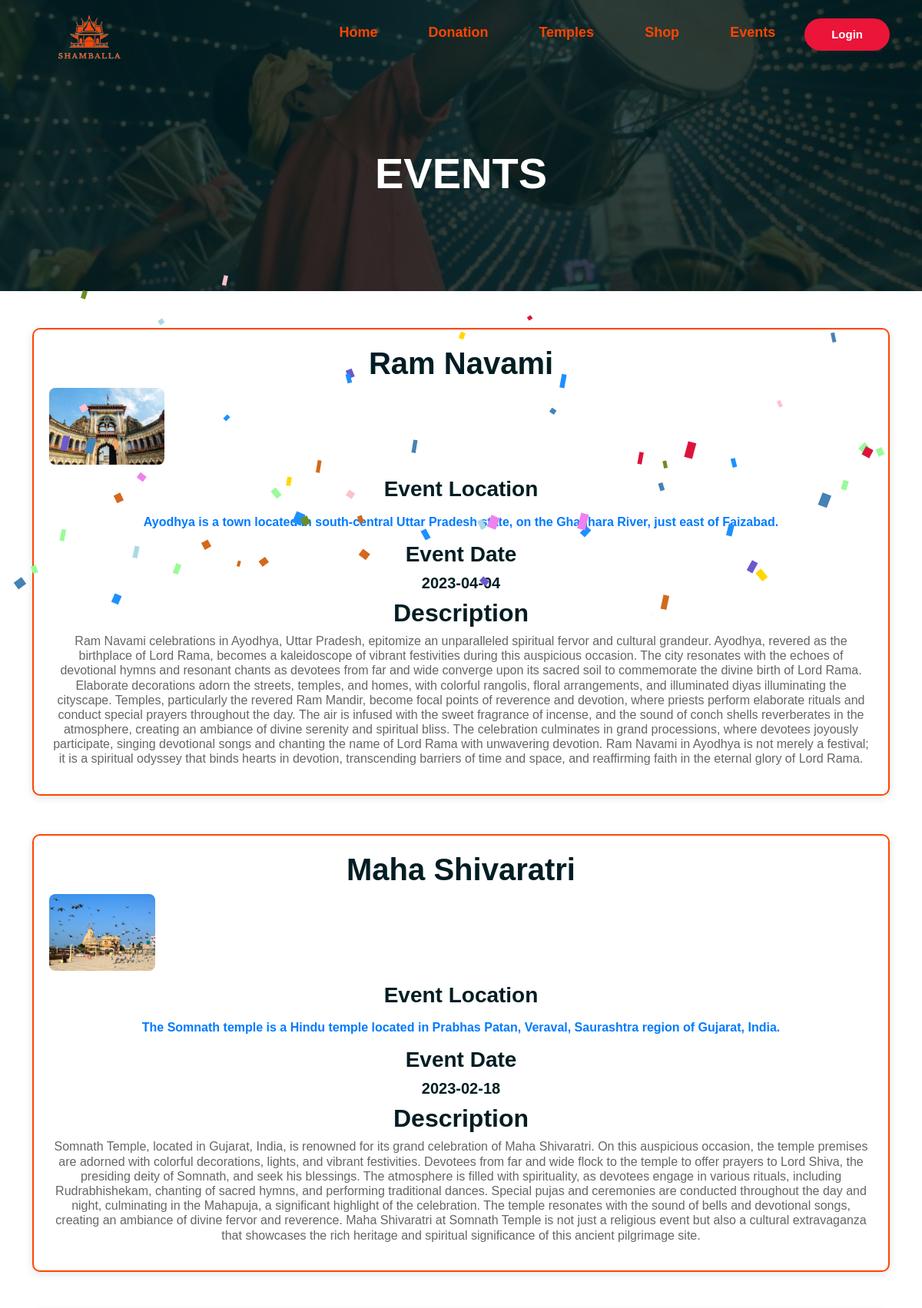
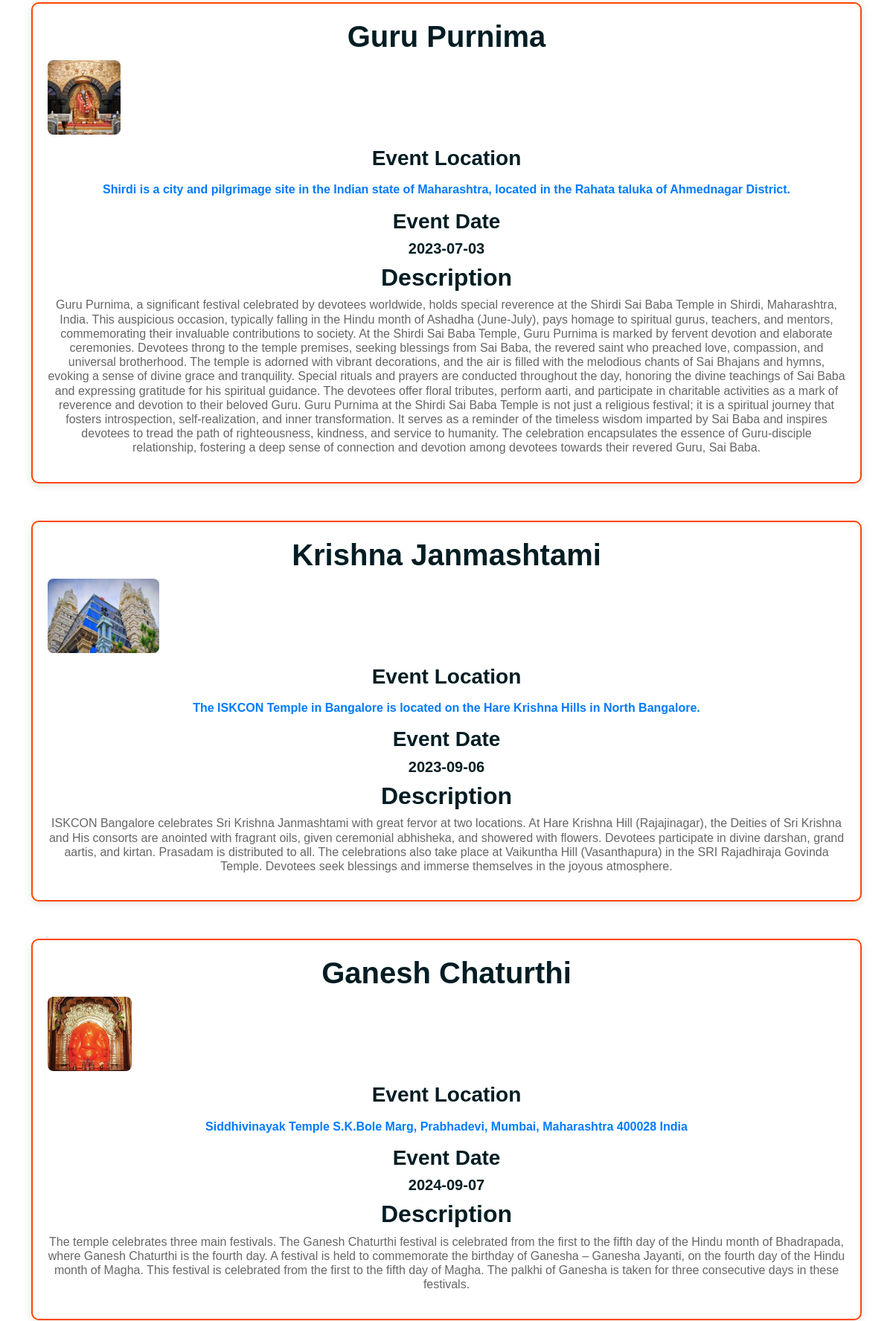
Screenshot of /events.php (upper part) with the database file from the repository (2 pictures, top to bottom).
### tables this page shows
CREATE TABLE `events` (
  `e_id` int(10) NOT NULL,
  `e_name` varchar(50) NOT NULL,
  `e_img` varchar(255) NOT NULL,
  `e_date` date NOT NULL,
  `e_location` text NOT NULL,
  `e_dec` text NOT NULL
);

### events.php (the view, shortened to what this page needs)
<?php
require_once("db.php");
?>
<!DOCTYPE html>
<html>
<head>
    <link rel="stylesheet" href="events.css">
</head>
<?php include("header.php"); ?>
<body id="evb">
<div class="container-fluid page-header mb-5 wow fadeIn" data-wow-delay="0.1s">
    <div class="container text-center">
        <h1 class="display-4 text-white animated slideInDown mb-4">EVENTS</h1>
    </div>
</div>
<div class="container">
<?php
$sql = "SELECT `e_id`, `e_name`, `e_img`, `e_date`, `e_location`, `e_dec` FROM `events` WHERE 1";
$all_product = $con->query($sql);
while($row = mysqli_fetch_assoc($all_product)){
    $images = explode(',', $row['e_img']);
?>
    <div class="event-details">
        <h1><?php echo htmlspecialchars($row["e_name"]); ?></h1>
        <div class="event-images">
            <?php foreach ($images as $img): ?>
                <img src="uploaded_img/<?php echo trim($img); ?>" alt="<?php echo htmlspecialchars($row["e_name"]); ?>">
            <?php endforeach; ?>
        </div>
        <h3>Event Location</h3>
        <p class="event-loc"><?php echo htmlspecialchars($row["e_location"]); ?></p>
        <h3>Event Date</h3>
        <h5><?php echo htmlspecialchars($row["e_date"]); ?></h5>
        <h2>Description</h2>
        <p><?php echo nl2br(htmlspecialchars($row["e_dec"])); ?></p>
    </div>
<?php } ?>
</div>
</body>
<?php include("footer.php"); ?>
</html>

### header.php (shortened to what this page needs)
<!DOCTYPE html>
<html lang="en">
<head>
    <link rel="stylesheet" href="css/bootstrap.min.css" />
</head>
<body>
<nav class="navbar fixed-top navbar-expand-lg navbar-dark p-md-3">
    <div class="container">
        <a href="Home.php" class="logo">
            <img src="1.png" id="lo1" height="90vh" alt="Logo">
        </a>
        <div class="collapse navbar-collapse" id="navbarNav">
            <ul class="navbar-nav">
                <li class="nav-item">
                    <a class="nav-link" id="ha1" href="Home.php">Home</a>
                </li>
                <li class="nav-item">
                    <a class="nav-link" id="ha1" href="Donation.php">Donation</a>
                </li>
                <li class="nav-item">
                    <a class="nav-link" id="ha1" href="temple.php">Temples</a>
                </li>
                <li class="nav-item">
                    <a class="nav-link" id="ha1" href="Shop.php">Shop</a>
                </li>
                <li class="nav-item">
                    <a class="nav-link" id="ha1" href="Events.php">Events</a>
                </li>
                <li class="nav-item">
                    <?php
                    if (isset($_SESSION['user_id'])) {
                        echo '<a href="logout.php" class="nav-link" id="login">Logout</a>';
                    } else {
                        echo '<a href="login.php" class="nav-link" id="login">Login</a>';
                    }
                    ?>
                </li>
            </ul>
        </div>
    </div>
</nav>
</body>
</html>

### footer.php (shortened to what this page needs)
<!DOCTYPE html>
<html lang="en">
<head>
    <link rel="stylesheet" href="footer.css">
    <link rel="stylesheet" type="text/css" href="https://cdnjs.cloudflare.com/ajax/libs/font-awesome/5.15.1/css/all.min.css">
</head>
<body>
</body>
</html>

### events.css (style rules this page uses)
body { font-family: Arial, sans-serif; background-color: #f9f9f9; text-align: center; }
h1 { color: #333; margin-top: 2rem; }
p { color: #666; margin-bottom: 2rem; }
.event-details { margin-top: 50%; background-color: #fff; padding: 2rem; border-radius: 20px; border: 2px solid orangered; box-shadow: 0 2px 6px rgba(0, 0, 0, 0.1); margin: 2rem auto; max-width: 1300px; }
.event-loc { font-weight: bold; margin-top: 1rem; }
.page-header { padding-top: 12rem; padding-bottom: 6rem; background: linear-gradient(rgba(0, 29, 35, .8), rgba(0, 29, 35, .8)), url(../old/ev.jpg) center center no-repeat; background-size: cover; }

### footer.css (style rules this page uses)
* { margin: 0; padding: 0; box-sizing: border-box; font-family: sans-serif; line-height: 1.2; }
ul { list-style: none; }
ul li:not(:last-child) { margin-bottom: 8px; }

### events.php (style rules this page uses)
.event-details { animation: fadeIn 1s ease-in-out; margin-bottom: 50px; padding: 20px; background: #fff; border-radius: 10px; box-shadow: 0px 3px 12px rgba(0,0,0,0.1); }
.event-images { display: flex; flex-wrap: wrap; gap: 10px; margin-bottom: 15px; }
.event-images img { max-width: 150px; height: 100px; object-fit: cover; border-radius: 8px; }
h1, h2, h3, h5, p { margin: 5px 0; }
.event-loc { color: #007bff; font-weight: 600; }

### header.php (style rules this page uses)
#ha1 { color: orangered; }

### rows the page displays
events: e_name "Ram Navami", e_img (picture), e_location "Ayodhya is a town located in south-central Uttar Pradesh state, on the Ghaghara River, just east of Faizabad.", e_date "2023-04-04", e_dec "Ram Navami celebrations in Ayodhya, Uttar Pradesh, epitomize an unparalleled spiritual fervor and cultural grandeur. Ayodhya, revered as the birthplace of Lord Rama, becomes a kaleidoscope of vibrant festivities during this auspicious occasion. The city resonates with the echoes of devotional hymns and resonant chants as devotees from far and wide converge upon its sacred soil to commemorate the divine birth of Lord Rama. Elaborate decorations adorn the streets, temples, and homes, with colorful rangolis, floral arrangements, and illuminated diyas illuminating the cityscape. Temples, particularly the revered Ram Mandir, become focal points of reverence and devotion, where priests perform…"
events: e_name "Maha Shivaratri", e_img (picture), e_location "The Somnath temple is a Hindu temple located in Prabhas Patan, Veraval, Saurashtra region of Gujarat, India.", e_date "2023-02-18", e_dec "Somnath Temple, located in Gujarat, India, is renowned for its grand celebration of Maha Shivaratri. On this auspicious occasion, the temple premises are adorned with colorful decorations, lights, and vibrant festivities. Devotees from far and wide flock to the temple to offer prayers to Lord Shiva, the presiding deity of Somnath, and seek his blessings. The atmosphere is filled with spirituality, as devotees engage in various rituals, including Rudrabhishekam, chanting of sacred hymns, and performing traditional dances. Special pujas and ceremonies are conducted throughout the day and night, culminating in the Mahapuja, a significant highlight of the celebration. The temple resonates with…"
events: e_name "Guru Purnima", e_img (picture), e_location "Shirdi is a city and pilgrimage site in the Indian state of Maharashtra, located in the Rahata taluka of Ahmednagar District.", e_date "2023-07-03", e_dec "Guru Purnima, a significant festival celebrated by devotees worldwide, holds special reverence at the Shirdi Sai Baba Temple in Shirdi, Maharashtra, India. This auspicious occasion, typically falling in the Hindu month of Ashadha (June-July), pays homage to spiritual gurus, teachers, and mentors, commemorating their invaluable contributions to society. At the Shirdi Sai Baba Temple, Guru Purnima is marked by fervent devotion and elaborate ceremonies. Devotees throng to the temple premises, seeking blessings from Sai Baba, the revered saint who preached love, compassion, and universal brotherhood. The temple is adorned with vibrant decorations, and the air is filled with the melodious chants…"
events: e_name "Krishna Janmashtami", e_img (picture), e_location "The ISKCON Temple in Bangalore is located on the Hare Krishna Hills in North Bangalore.", e_date "2023-09-06", e_dec "ISKCON Bangalore celebrates Sri Krishna Janmashtami with great fervor at two locations. At Hare Krishna Hill (Rajajinagar), the Deities of Sri Krishna and His consorts are anointed with fragrant oils, given ceremonial abhisheka, and showered with flowers. Devotees participate in divine darshan, grand aartis, and kirtan. Prasadam is distributed to all. The celebrations also take place at Vaikuntha Hill (Vasanthapura) in the SRI Rajadhiraja Govinda Temple. Devotees seek blessings and immerse themselves in the joyous atmosphere."
events: e_name "Ganesh Chaturthi", e_img (picture), e_location "Siddhivinayak Temple S.K.Bole Marg, Prabhadevi, Mumbai, Maharashtra 400028 India", e_date "2024-09-07", e_dec "The temple celebrates three main festivals. The Ganesh Chaturthi festival is celebrated from the first to the fifth day of the Hindu month of Bhadrapada, where Ganesh Chaturthi is the fourth day. A festival is held to commemorate the birthday of Ganesha – Ganesha Jayanti, on the fourth day of the Hindu month of Magha. This festival is celebrated from the first to the fifth day of Magha. The palkhi of Ganesha is taken for three consecutive days in these festivals."
